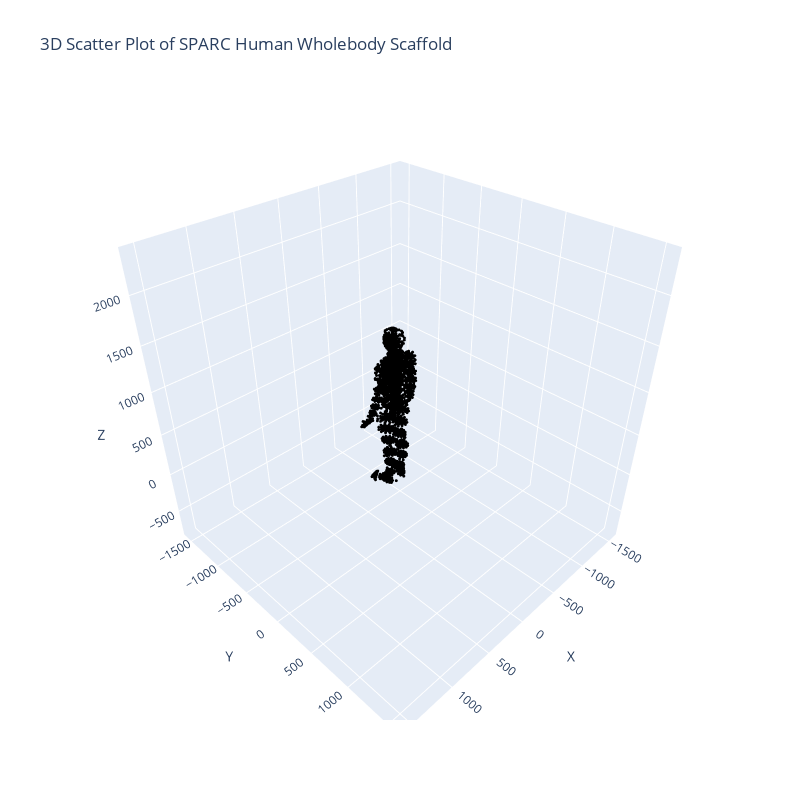

The notebook cell saved with this chart:
### Code cell
# Extract coordinate lists for plotting
x_vals = [node['x'] for node in nodes]
y_vals = [node['y'] for node in nodes]
z_vals = [node['z'] for node in nodes]

# Compute a unified axis range using the min and max of all coordinate values
global_min = min(min(x_vals), min(y_vals), min(z_vals))
global_max = max(max(x_vals), max(y_vals), max(z_vals))
abs_max = max(abs(global_min), abs(global_max))
axis_range = [-abs_max, abs_max]

# Create a 3D scatter plot using Plotly
fig = go.Figure(data=[go.Scatter3d(
    x=x_vals,
    y=y_vals,
    z=z_vals,
    mode='markers',
    marker=dict(size=1, color="black")
)])
fig.update_layout(
    title='3D Scatter Plot of SPARC Human Wholebody Scaffold',
    scene=dict(
        xaxis=dict(title='X', range=axis_range),
        yaxis=dict(title='Y', range=axis_range),
        zaxis=dict(title='Z', range=[range + 800 for range in axis_range]),
        aspectmode='cube'  # Ensures equal scale for x, y, z axes
    ),
    width=800,   # Increase width as needed
    height=800   # Increase height as needed
)

fig.show()

### Figure 1 — Plotly figure (JSON) as saved in the notebook; plotly's stock layout.template omitted (floating-point values rounded to 4 significant figures; data arrays with more than 128 entries replaced by an {"elided": "..."} marker saying what was removed)
{"data": [{"marker": {"color": "black", "size": 1}, "mode": "markers", "type": "scatter3d", "x": {"elided": "4027 float values"}, "y": {"elided": "4027 float values"}, "z": {"elided": "4027 float values"}}], "layout": {"height": 800, "scene": {"aspectmode": "cube", "xaxis": {"range": [-1640.0, 1640.0], "title": {"text": "X"}}, "yaxis": {"range": [-1640.0, 1640.0], "title": {"text": "Y"}}, "zaxis": {"range": [-840.0, 2440.0], "title": {"text": "Z"}}}, "title": {"text": "3D Scatter Plot of SPARC Human Wholebody Scaffold"}, "width": 800}}
